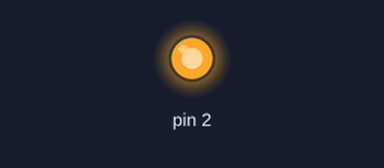
Bench run of a sketch on a simulated Arduino Uno, built with avr-gcc and run on an emulated ATmega328P. Shown: output pins drawn as LEDs (lit = HIGH). What the sketch prints to the serial monitor is not drawn.

Above: at 0.05 s.
Timing chart, 0 to 21.8 s (numbered marks = the images above):
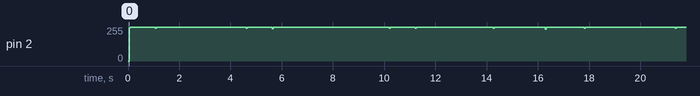

Measured:
- by itself, pin 2: moves between 237/255 and 255/255, repeating every 16.8 s

The sketch:

due_sw_uart_TX.ino
```cpp
#include "sw_uart.h"

due_sw_uart uart;

char string[]="Camada Física da Computação\n";
int i =0;

void setup() {
  Serial.begin(9600);
  sw_uart_setup(&uart, 2, 1, 8, SW_UART_EVEN_PARITY);
}

void loop() {
 envia_byte(string[i]);

 if (i<32){
  i++;
 }
 else{
   i=0;
 }
  delay(500);
}


void envia_byte(char letra) {
  sw_uart_write_byte(&uart, letra);
  Serial.print("Enviando o caractere: ");
  Serial.print(letra);
  Serial.println();
}
```

sw_uart.cpp
```cpp
#include "sw_uart.h"
#pragma GCC optimize ("-O3")

void sw_uart_setup(due_sw_uart *uart, int tx, int stopbits, int databits, int paritybit) {

	uart->pin_tx     = tx;
	uart->stopbits   = stopbits;
	uart->paritybit  = paritybit;
  uart->databits   = databits;
  pinMode(tx, OUTPUT);

}


//Atribui ao pointer de bit o valor de paridade do char enviado
void calc_even_parity(int *bit,char data) {
  int ones = 0;
  for(int i = 0; i < 8; i++) {
    ones += (data >> i) & 0x01;
  }
  *bit = ones % 2;
}


void sw_uart_write_byte(due_sw_uart *uart, char data){
  //Atribui a paridade ao bit do caractere enviado
  int bit;
  calc_even_parity(&bit, data);

  //mantém estado não receptivo
  digitalWrite(uart->pin_tx, HIGH);
  //envia bit de start para começo da leitura
  digitalWrite(uart->pin_tx, LOW);
  _sw_uart_wait_T(uart);

  //Envia cada bit do caractere em ASCII na ordem "little" para leitura em "big"
  for (int i=0; i<8; i++){
    //Enviamos cada bit dos 8 possíveis, usando shift para "deslizar entre eles", assegurando
    //que seja um e apenas um, enviado de cada vez
    //Serial.print((data >> i) & 0x01);
    digitalWrite(uart->pin_tx,(data >> i) & 0x01);
    _sw_uart_wait_T(uart);
  }
  Serial.println();
  //envia o bit de paridade para o pino RX
  digitalWrite(uart->pin_tx,bit);
  _sw_uart_wait_T(uart);

  //envia o bit de parada
  digitalWrite(uart->pin_tx, HIGH);
  _sw_uart_wait_T(uart);
}


// MCK 21MHz
void _sw_uart_wait_half_T(due_sw_uart *uart) {
  for(int i = 0; i < 1093; i++)
    asm("NOP");
}

void _sw_uart_wait_T(due_sw_uart *uart) {
  _sw_uart_wait_half_T(uart);
  _sw_uart_wait_half_T(uart);
}
```

sw_uart.h
```cpp
#ifndef SW_UART_HEADER
#define SW_UART_HEADER

#include <Arduino.h>

struct due_sw_uart {
	int pin_tx;
	int baudrate;
	int stopbits;
	int paritybit;
  	int databits;
};

typedef struct due_sw_uart due_sw_uart;

#define SW_UART_SUCCESS 		0
#define SW_UART_ERROR_FRAMING 	112
#define SW_UART_ERROR_PARITY  	2
#define SW_UART_NO_PARITY 		0
#define SW_UART_ODD_PARITY 		1
#define SW_UART_EVEN_PARITY 	2


void sw_uart_setup(due_sw_uart *uart, int rx,  int stopbits, int databits, int paritybit);
int  sw_uart_receive_byte(due_sw_uart *uart, char* data);
void _sw_uart_wait_half_T(due_sw_uart *uart);
void _sw_uart_wait_T(due_sw_uart *uart);
void sw_uart_write_byte(due_sw_uart *uart, char data);

#endif
```
